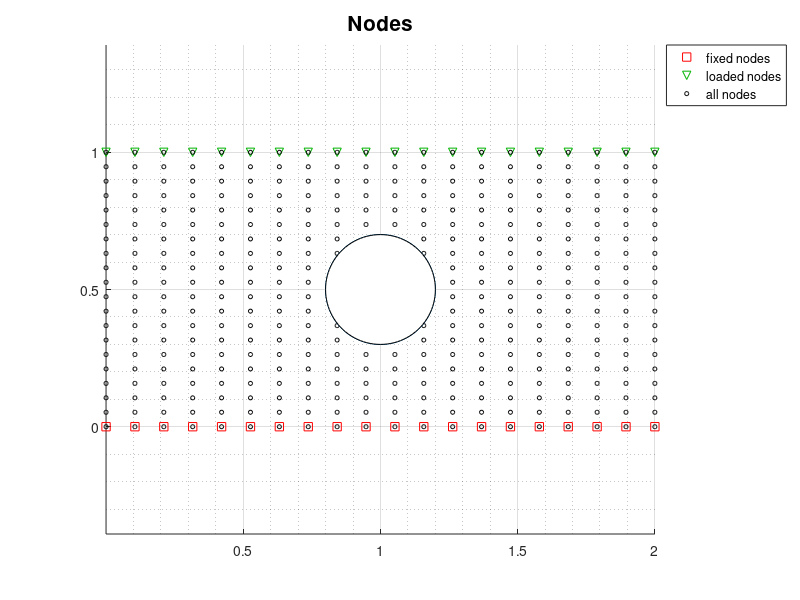
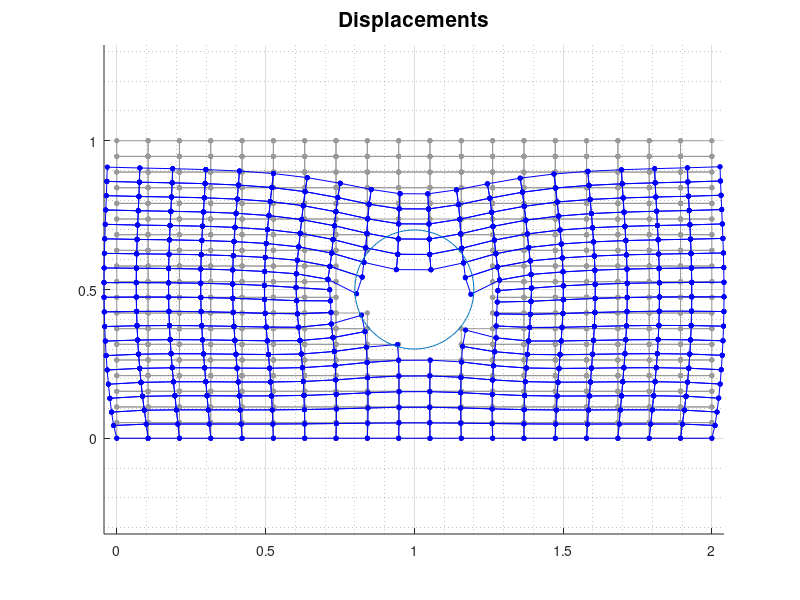
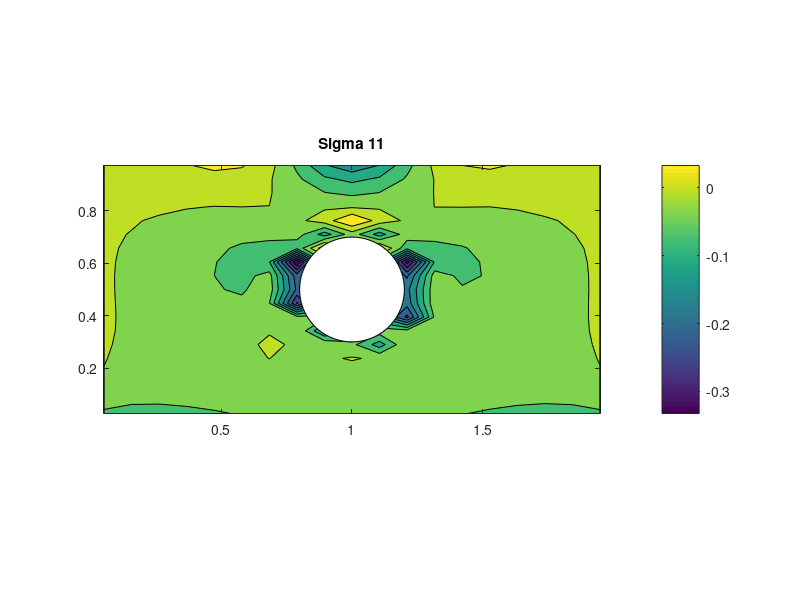
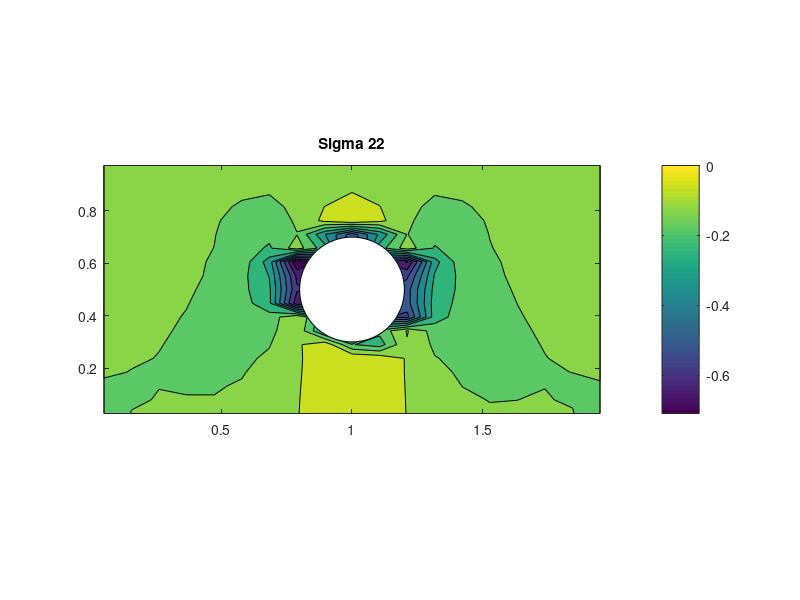

The MATLAB script that drew these images, in order:
function ContinuumFEA()
clear;
close all;

% MATERIAL PROPERTIES
E = 1; % Young modulus [N/m^2]
E2 = 0.001; % Young modulus [N/m^2]
v = 0.3; % Poisson's ratio
planeStrain = 1; % If 0, use plane stress

% GEOMETRY
Lx = 2; % Length of the structure in x-direction [m]
Ly = 1; % Length of the structure in y-direction [m]
D = 0.4; % Hole diameter [m]
cx = Lx/2; % Centre of circle
cy = Ly/2; % Centre of circle

% MESH SIZING
nx = 19; % # elements in x
ny = 19; % # elements in y
Dx = Lx/nx; % size of the element along x
Dy = Ly/ny; % size of the element along y

% LOADING
q = -0.1; % The distributed load at the top surface in [N/m]

% PLOT PARAMETERS
nms = 3; % node marker size for displacements plot

% Nodes
N = (nx+1)*(ny+1); % total n. of nodes
ix = [1:nx+1]; % Node grid
iy = [1:ny+1]; % Node grid

% Node coordinates
x = (ix-1)*Dx;
y = (iy-1)*Dy;
[xn,yn] = meshgrid(x,y);

if planeStrain
    % Plane Strain Stiffness Matrices
    Em = [(1-v) v 0;
        v (1-v) 0;
        0 0 (1-2*v)/2]*E/((1+v)*(1-2*v));
    Em2 = [(1-v) v 0;
        v (1-v) 0;
        0 0 (1-2*v)/2]*E2/((1+v)*(1-2*v));
else
    % Plane Stress Stiffness Matrices
    Em = [1 v 0;
        v 1 0;
        0 0 (1-v)/2]*E/((1-v^2));
    Em2 = [1 v 0;
        v 1 0;
        0 0 (1-v)/2]*E2/((1-v^2));
end

% Gauss points
g(1,:) = 1/sqrt(3)*[-1,-1];
g(2,:) = 1/sqrt(3)*[1,-1];
g(3,:) = 1/sqrt(3)*[-1,1];
g(4,:) = 1/sqrt(3)*[1,1];

K = zeros(2*N,2*N);

for ex = 1:nx
    for ey = 1:ny
        zeroStiffness = 0;
        i = (ey-1)*(nx+1)+ex;
        j = i+nx+1;
        
        x1 = xn(ey,ex);
        x2 = xn(ey,ex+1);
        x3 = xn(ey+1,ex);
        x4 = xn(ey+1,ex+1);
        
        y1 = yn(ey,ex);
        y2 = yn(ey,ex+1);
        y3 = yn(ey+1,ex);
        y4 = yn(ey+1,ex+1);
        
        if doesLineIntersectCircle(x1,y1,x2,y2,cx,cy,D) ...
                || doesLineIntersectCircle(x1,y1,x3,y3,cx,cy,D)...
                ||doesLineIntersectCircle(x2,y2,x4,y4,cx,cy,D)...
                || doesLineIntersectCircle(x3,y3,x4,y4,cx,cy,D)
            zeroStiffness=1;
        end
        
        Kq = 0;
        
        % Quadrilateral Elements
        for gg = 1:4 % the four Gauss points
            xx = g(gg,1);
            yy = g(gg,2);
            Nxx = [-0.25*(1-yy), 0.25*(1-yy), -0.25*(1+yy), 0.25*(1+yy)];
            Nyy = [-0.25*(1-xx), -0.25*(1+xx), 0.25*(1-xx), 0.25*(1+xx)];
            J = [Nxx*[x1;x2;x3;x4], Nxx*[y1;y2;y3;y4]; Nyy*[x1;x2;x3;x4], Nyy*[y1;y2;y3;y4]];
            dJ = det(J);
            A= (1/dJ)*([J(2,2) -1*J(1,2) 0 0; 0 0 -1*J(2,1) J(1,1); -1*J(2,1) J(1,1) J(2,2) -1*J(1,2)]);
            G = [Nxx(1) 0 Nxx(2) 0 Nxx(3) 0 Nxx(4) 0;
                Nyy(1) 0 Nyy(2) 0 Nyy(3) 0 Nyy(4) 0;
                0 Nxx(1) 0 Nxx(2) 0 Nxx(3) 0 Nxx(4);
                0 Nyy(1) 0 Nyy(2) 0 Nyy(3) 0 Nyy(4)];
            B = A*G;
            
            if ~zeroStiffness
                Kq = Kq + B'*Em*B*dJ;
            else
                Kq = Kq + B'*Em2*B*dJ;
            end
            
            Bg(:,:,gg) = B;
        end
        edofs = [2*i-1,2*i,2*(i+1)-1,2*(i+1),2*j-1,2*j,2*(j+1)-1,2*(j+1)];
        K(edofs,edofs) = K(edofs,edofs)+Kq;
    end
end

% Boundary conditions
ixfix = [1:nx+1];
iyfix = 1;
ifix = (iyfix-1)*(nx+1)+ixfix;
fix_dofs = [2*(ifix)-1 2*(ifix)]; % both u and v are constrained

% Loads
f = zeros(length(K),1);

% Position of loaded nodes in the node grid
ixload = [1:nx+1];
iyload = (ny+1);
iload = (iyload-1)*(nx+1)+ixload;
load_dofs = 2*(iload); % Loading in the y direction
xload = [xn(iyload,1) xn(iyload,ixload) xn(iyload,end)];
f(load_dofs) = q*0.5*(xload(3:end)-xload(1:end-2));

% Solution
free_dofs = [1:length(K)];
free_dofs = setdiff(free_dofs,fix_dofs);

u = zeros(length(K),1);
f=f(free_dofs);
u(free_dofs) = K(free_dofs,free_dofs)\f;


% Plot results
figure(1)
clf;
hold on; grid on; grid minor
title('Nodes','fontsize',15)
plot(xn(iyfix,ixfix),yn(iyfix,ixfix),'rs','Markersize',6)
plot(xn(iyload,ixload),yn(iyload,ixload),'gv','MarkerEdgeColor',[0,0.7,0],'Markersize',6)
plot(xn,yn,'ko','Markersize',3)
circle(cx,cy,D/2, 1);
legend('fixed nodes','loaded nodes','all nodes','Location','NorthEastOutside')
axis equal;

figure(2)
title('Displacements','fontsize',15)
hold on; grid on; grid minor
grey = 0.6*[1 1 1];

for ey = 1:ny
    for ex = 1:nx
        x1 = xn(ey,ex);
        x2 = xn(ey,ex+1);
        x3 = xn(ey+1,ex);
        x4 = xn(ey+1,ex+1);
        
        y1 = yn(ey,ex);
        y2 = yn(ey,ex+1);
        y3 = yn(ey+1,ex);
        y4 = yn(ey+1,ex+1);
        
        i = (ey-1)*(nx+1)+ex;
        j = i+nx+1;
        
        u1 = u(2*i-1,1);
        u2 = u(2*(i+1)-1,1);
        u3 = u(2*j-1,1);
        u4 = u(2*(j+1)-1,1);
        
        v1 = u(2*i,1);
        v2 = u(2*(i+1),1);
        v3 = u(2*j,1);
        v4 = u(2*(j+1),1);
        
        uv = [u1;v1;u2;v2;u3;v3;u4;v4];
        % average strains and stresses in the element - from their values
        % at the Gauss points
        
        ev = 0;
        for gg = 1:4
            ev = ev+0.25*Bg(:,:,gg)*uv;
        end
        
        xc(ey,ex) = 0.25*(x1+x2+x3+x4);
        yc(ey,ex) = 0.25*(y1+y2+y3+y4);
        
        eev(ey,ex,:) = ev;
        sv(ey,ex,:) = Em*ev;
        % Von Mises Stress
        svm(ey,ex) = sqrt(sv(ey,ex,1)^2+sv(ey,ex,2)^2-sv(ey,ex,1)*sv(ey,ex,2)+3*sv(ey,ex,3)^2);
        
        % Quad Plotting
        if doesLineIntersectCircle(x1,y1,x2,y2,cx,cy,D)||         doesLineIntersectCircle(x1,y1,x3,y3,cx,cy,D)|| doesLineIntersectCircle(x2,y2,x4,y4,cx,cy,D)|| doesLineIntersectCircle(x3,y3,x4,y4,cx,cy,D)
            continue;
        end
        
        plot([x1,x2],[y1,y2],'k-o','Color',grey,'MarkerSize',nms,'markerfacecolor',grey)
        plot([x1,x3],[y1,y3],'k-o','Color',grey,'MarkerSize',nms,'markerfacecolor',grey)
        plot([x2,x4],[y2,y4],'k-o','Color',grey,'MarkerSize',nms,'markerfacecolor',grey)
        plot([x3,x4],[y3,y4],'k-o','Color',grey,'MarkerSize',nms,'markerfacecolor',grey)
        
        plot([x1+u1,x2+u2],[y1+v1,y2+v2],'b-o','MarkerSize',nms,'markerfacecolor','b')
        plot([x1+u1,x3+u3],[y1+v1,y3+v3],'b-o','MarkerSize',nms,'markerfacecolor','b')
        plot([x2+u2,x4+u4],[y2+v2,y4+v4],'b-o','MarkerSize',nms,'markerfacecolor','b')
        plot([x3+u3,x4+u4],[y3+v3,y4+v4],'b-o','MarkerSize',nms,'markerfacecolor','b')
    end
end

circle(cx,cy,D/2, 0);
axis equal

% Stresses
names = ['Sigma 11', 'Sigma 22', 'Sigma 12'];
for i = 1:3
    figure(10+i)
    contourf(xc,yc,sv(:,:,i))
    colorbar
    axis equal
    title(names((i-1)*8+1:(i-1)*8+8))
    circle(cx,cy,D/2, 1);
end

% Von Mises Stress
figure(20+i)
contourf(xc,yc,svm(:,:))
colorbar
axis equal
title('von Mises Stress')
circle(cx,cy,D/2, 1);

% Strains
names = ['Epsilon 11', 'Epsilon 22', 'Epsilon 12'];
for i = 1:3
    figure(30+i)
    contourf(xc,yc,eev(:,:,i))
    colorbar
    axis equal
    title(names((i-1)*10+1:(i-1)*10+10))
    circle(cx,cy,D/2, 1);
end
end

% Determines whether a line between two sets of points intersects a circle
% of a given centrepoint and diameter
function doesIntersect=doesLineIntersectCircle(x1,y1,x2,y2,cx,cy,d)
for n=0:10
    x=x1+(x2-x1)/10;
    y=y1+(y2-y1)/10;
    if euclideanDistance(x,y, cx,cy)<d/2
        doesIntersect=1;
        return
    end
end
doesIntersect=0;
end

% The euclidean distance between two sets of x and y points
function dist = euclideanDistance(x1,y1, x2, y2)
dist = sqrt((x2-x1)^2+(y2-y1)^2);
end

% Plots a circle at the given coordinates with radius r. Fills it with
% white if shouldFill==1
function circle(x,y,r, shouldFill)
hold on
th = 0:pi/50:2*pi;
xunit = r * cos(th) + x;
yunit = r * sin(th) + y;
plot(xunit, yunit);
if shouldFill==1
    fill(xunit, yunit, 'w');
end
hold off
end





